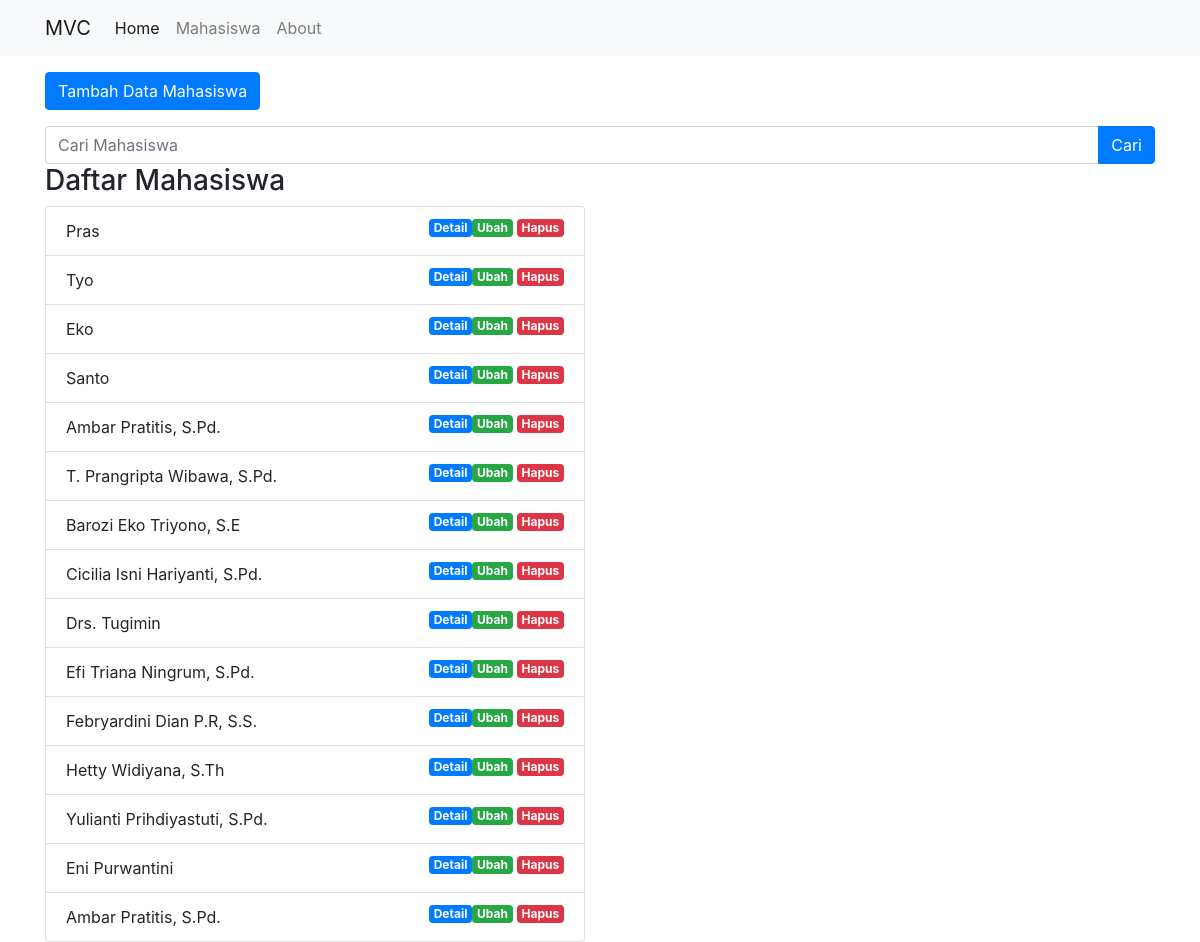
/public/Mahasiswa, run on the app's committed database.
### tables this page shows
CREATE TABLE `mahasiswaa` (
  `id` int(11) NOT NULL,
  `nama` varchar(100) NOT NULL,
  `nim` varchar(100) NOT NULL,
  `email` varchar(100) NOT NULL,
  `jurusan` varchar(100) NOT NULL
);

### app/core/Controller.php (called while the page is built, shortened)
<?php
class Controller{
    public function view($view, $data = [])
    {
        require_once '../app/views/' . $view . '.php';
    }
    public function model($model){
        return new $model;
    }
}

### app/controllers/Mahasiswa.php (called while the page is built, shortened)
<?php
class Mahasiswa extends Controller{
    public function index(){
        $data['judul'] = 'Daftar Mahasiswa';
        $data['mhs'] = $this->model('Mahasiswa_model')->getAllMahasiswa();
        $this->view('templates/header', $data);
        $this->view('mahasiswa/index',$data);
        $this->view('templates/footer');
    }
}

### app/core/App.php (called while the page is built, shortened)
<?php
class App{
    protected $method = 'index';
    protected $params =[];
    public function __construct()
    {
        $this->controller = new $this->controller;
        call_user_func_array([$this->controller, $this->method], $this->params);
    }
}

### public/index.php (called while the page is built, shortened)
<?php
$app = new App;

### app/core/Database.php (called while the page is built, shortened)
<?php
class Database{
    private $host = DB_HOST;
    private $user = DB_USER;
    private $pass = DB_PASS;
    private $db_name = DB_NAME;
    private $dbh;
    private $stmt;
    public function __construct(){
        $dsn = 'mysql:host='. $this->host .';dbname='.$this->db_name;
        $option = [
            PDO::ATTR_PERSISTENT => true,
            PDO::ATTR_ERRMODE => PDO::ERRMODE_EXCEPTION
        ];
        try {
            $this->dbh = new PDO($dsn, $this->user, $this->pass, $option);
        } catch (PDOException $e) {
            die($e->getMessage());
        }
    }
    public function query($query){
        $this->stmt = $this->dbh->prepare($query);
    }
    public function execute(){
        $this->stmt->execute();
    }
    public function resultSet(){
        $this->execute();
        return $this->stmt->fetchAll(PDO::FETCH_ASSOC);
    }
}

### app/models/Mahasiswa_model.php (called while the page is built, shortened)
<?php
class Mahasiswa_model{
    private $table = 'mahasiswaa';
    private $db;
    public function __construct(){
        $this->db = new Database;
    }
    public function getAllMahasiswa()
    {
        $this->db->query('select * from '. $this->table);
        return $this->db->resultSet();
    }
}

### app/views/mahasiswa/index.php (the view, shortened to what this page needs)
<div class="container mt-3">
<div class="row mb-3">
<div class="col lg-6">
<button type="button" class="btn btn-primary tombolTambahData" data-toggle="modal" data-target="#formModal">
  Tambah Data Mahasiswa
</button>
</div></div>
<div class="row">
<div class="col lg-6">
<form action="<?= BASEURL;?>Mahasiswa/cari" method="POST">
<div class="input-group">
  <input type="text" class="form-control" placeholder="Cari Mahasiswa" name="keyword" id="keyword" autocomplete="off">
  <div class="input-group-append">
    <button class="btn btn-primary" type="submit" id="tombolCari">Cari</button>
  </div>
</div>
</form>
</div></div>
<div class="row">
<div class="col-6">
<h3>Daftar Mahasiswa</h3>
<ul class="list-group">
<?php foreach( $data['mhs'] as $mhs) : ?>
  <li class="list-group-item">
  <?= $mhs['nama'];?>
  <a href="<?= BASEURL; ?>Mahasiswa/hapus/<?= $mhs['id']; ?>" class='badge badge-danger float-right ml-1' onclick="return confirm('Yakin untuk menghapus ?');">Hapus</a>
  <a href="<?= BASEURL; ?>Mahasiswa/ubah/<?= $mhs['id']; ?>" class="badge badge-success float-right tampilModalUbah" data-toggle="modal" data-target="#formModal" data-id="<?= $mhs['id']; ?>">Ubah</a>
  <a href="<?= BASEURL; ?>Mahasiswa/detail/<?= $mhs['id']; ?>" class='badge badge-primary float-right ml-1'>Detail</a>
  </li>
  <?php endforeach; ?>
</ul>
</div></div>
</div>

### app/views/templates/header.php (shortened to what this page needs)
<!DOCTYPE html>
<html lang="en">
<head>
    <link rel="stylesheet" href="<?= BASEURL;?>/css/bootstrap.css">
</head>
<body>
<nav class="navbar navbar-expand-lg navbar-light bg-light">
<div class="container">
  <a class="navbar-brand" href="<?= BASEURL;?>">MVC</a>
  <div class="collapse navbar-collapse" id="navbarNav">
    <ul class="navbar-nav">
      <li class="nav-item active">
        <a class="nav-link" href="<?= BASEURL;?>">Home <span class="sr-only">(current)</span></a>
      </li>
      <li class="nav-item">
        <a class="nav-link" href="<?= BASEURL;?>Mahasiswa">Mahasiswa</a>
      </li>
      <li class="nav-item">
        <a class="nav-link" href="<?= BASEURL;?>about">About</a>
      </li>
    </ul>
  </div>
  </div>
</nav>

### app/views/templates/footer.php (shortened to what this page needs)
</body>
</html>

### data on the page
mahasiswaa: nama "Pras"
mahasiswaa: nama "Tyo"
mahasiswaa: nama "Eko"
mahasiswaa: nama "Santo"
mahasiswaa: nama "Ambar Pratitis, S.Pd."
mahasiswaa: nama "T. Prangripta Wibawa, S.Pd."
mahasiswaa: nama "Barozi Eko Triyono, S.E"
mahasiswaa: nama "Cicilia Isni Hariyanti, S.Pd."
mahasiswaa: nama "Drs. Tugimin"
mahasiswaa: nama "Efi Triana Ningrum, S.Pd."
mahasiswaa: nama "Febryardini Dian P.R, S.S."
mahasiswaa: nama "Hetty Widiyana, S.Th"
mahasiswaa: nama "Yulianti Prihdiyastuti, S.Pd."
mahasiswaa: nama "Eni Purwantini"
mahasiswaa: nama "Ambar Pratitis, S.Pd."
